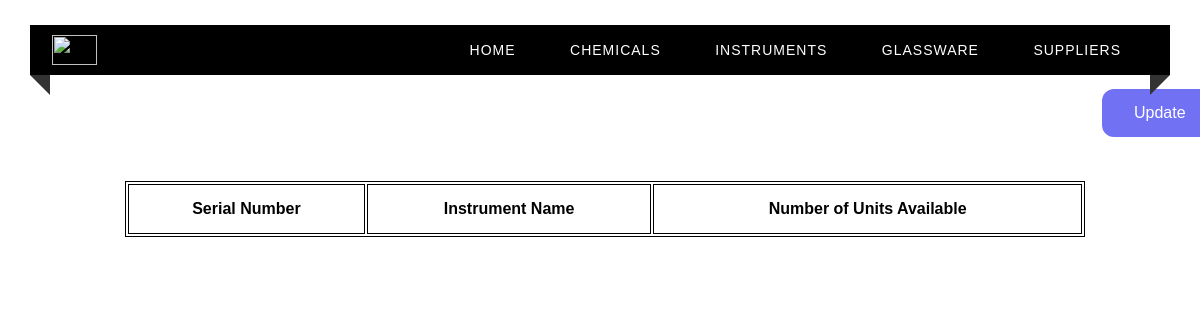
/instruments, run on an earlier commit of the app's database.
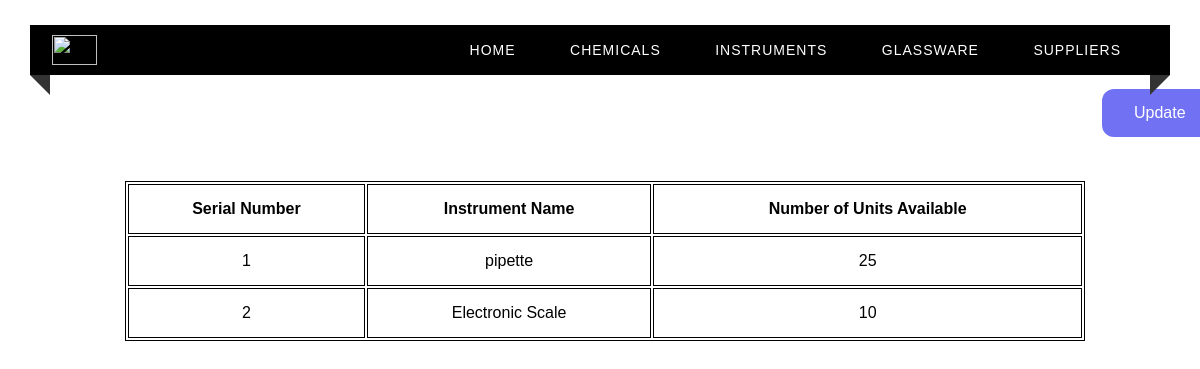
And on a later commit of the database.
### tables this page shows
CREATE TABLE INSTRUMENT(
    Sno INTEGER(3) UNIQUE ,
    Inst_Name VARCHAR(50) primary key,
    Number_Of_Units_Present INTEGER(3)
);

### app.py (the view)
@app.route("/instruments")
def instruments() :
    c = get_db()
    cur = c.cursor()
    cur.execute("SELECT * from INSTRUMENT")
    return render_template("instruments.html",test=cur.fetchall())

### app.py (called while the page is built)
def get_db():
    db = getattr(g, '_database', None)
    if db is None:
        db = g._database = sqlite3.connect(DATABASE)
    return db

@app.teardown_appcontext
def close_connection(exception):
    db = getattr(g, '_database', None)
    if db is not None:
        db.close()

### templates/instruments.html (shortened to what this page needs)
<html>
<head>
    <link rel="stylesheet" type="text/css" href="../static/home.css">
</head>
<body>
<div class="custom-padding">
        <nav>
            <div class="logo"><img src = "../static/nieLogo.png" width = "45px", height = "30px"></div>
            <ul class="menu-area">
                <li><a href="/">Home</a></li>
                <li><a href="/chemicals">Chemicals</a></li>
                <li><a href="/instruments">Instruments</a></li>
                <li><a href="/glassware">Glassware</a></li>
                <li><a href="/suppliers">Suppliers</a></li>
            </ul>
        </nav>
        <a href="/login" class="button">Update</a>
        <div class="tab">
          <table align="center" style="margin-left : 125px; margin-top : 50px;">
              <th>Serial Number</th>
              <th>Instrument Name </th>
              <th>Number of Units Available</th>
            {% for row in test %}
            <tr>
                <td> {{ row[0] }}</td>
                <td> {{ row[1] }}</td>
                <td> {{ row[2] }}</td>
            </tr>
            {% endfor %}
          </table>
        </div>
    </div>
</body>
</html>

What changed in the data, as far as the page shows it:
added INSTRUMENT: Sno "1", Inst_Name "pipette", Number_Of_Units_Present "25"
added INSTRUMENT: Sno "2", Inst_Name "Electronic Scale", Number_Of_Units_Present "10"
